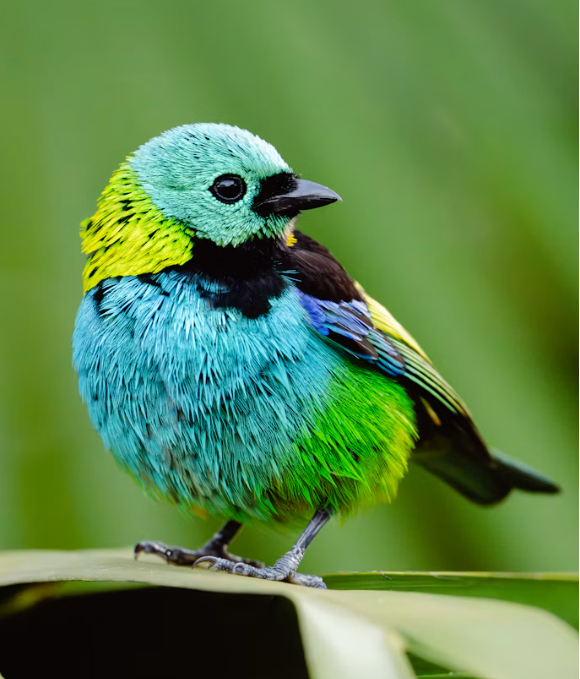
#> input picture Lab02/sample.png, 580 x 679 px
$ jupyter execute Lab02.ipynb
#> lines starting #> are read from the running program, lines starting #| are printed output that depends on the picture
[cell 1]
import os
import cv2 as cv
import numpy as np
import matplotlib.pyplot as plt

# Step 2: Load Image with error handling
IMAGE_PATH = 'sample.png'
if not os.path.exists(IMAGE_PATH):
    raise FileNotFoundError(f"[ERROR] Input image '{IMAGE_PATH}' not found in dip-lab-02 directory.")

img_bgr = cv.imread(IMAGE_PATH)
#> img_bgr is the input picture: shape (679, 580, 3); mean B, G, R 74.1, 133, 90.7
if img_bgr is None:
    raise FileNotFoundError(f"[ERROR] cv.imread failed to load '{IMAGE_PATH}'. Verify file format.")

# Step 3: Inspect Properties & Dynamic Range
height, width, channels = img_bgr.shape
#> height = 679; width = 580; channels = 3
dtype = img_bgr.dtype

print("=== [STEP 2 & 3: IMAGE INSPECTION] ===")
print(f"Dimensions: Height = {height} px, Width = {width} px, Channels = {channels}")
#| Dimensions: Height = 679 px, Width = 580 px, Channels = 3
print(f"Shape Tuple: {img_bgr.shape}")
#| Shape Tuple: (679, 580, 3)
print(f"Data Type: {dtype}")
#| Data Type: uint8

center_y, center_x = height // 2, width // 2
#> center_y = 339; center_x = 290
top_left_pixel = img_bgr[0, 0]
#> top_left_pixel = [61, 141, 96]
center_pixel = img_bgr[center_y, center_x]
#> center_pixel = [223, 197, 86]

print(f"Top-Left Pixel [0, 0] (BGR): {top_left_pixel}")
#| Top-Left Pixel [0, 0] (BGR): [ 61 141  96]
print(f"Center Pixel [{center_y}, {center_x}] (BGR): {center_pixel}")
#| Center Pixel [339, 290] (BGR): [223 197  86]
print(f"Global Minimum Intensity: {np.min(img_bgr)}")
#| Global Minimum Intensity: 0
print(f"Global Maximum Intensity: {np.max(img_bgr)}")
#| Global Maximum Intensity: 255

ch_names = ["Blue Channel", "Green Channel", "Red Channel"]
for idx, name in enumerate(ch_names):
    c_min = np.min(img_bgr[:, :, idx])
    c_max = np.max(img_bgr[:, :, idx])
    print(f"{name} (Index {idx}): Min = {c_min}, Max = {c_max}")
#> this loop made 3 passes
#| Blue Channel (Index 0): Min = 0, Max = 255
#| Green Channel (Index 1): Min = 0, Max = 255
#| Red Channel (Index 2): Min = 0, Max = 255

# Step 4: Color Conversions & Channel Decomposition
print("\n=== [STEP 4: COLOR CONVERSIONS & CHANNEL DECOMPOSITION] ===")
img_rgb = cv.cvtColor(img_bgr, cv.COLOR_BGR2RGB)
img_gray = cv.cvtColor(img_bgr, cv.COLOR_BGR2GRAY)
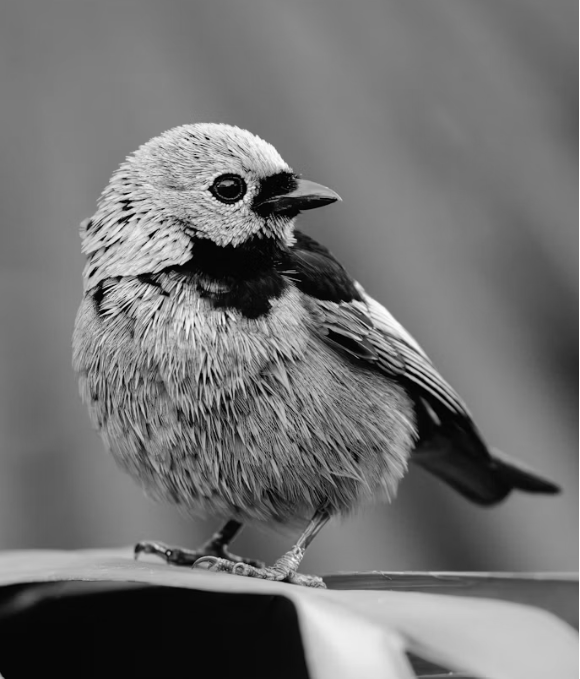
#> img_gray: shape (679, 580); min 1, max 255, mean 113.6
b_channel, g_channel, r_channel = cv.split(img_bgr)
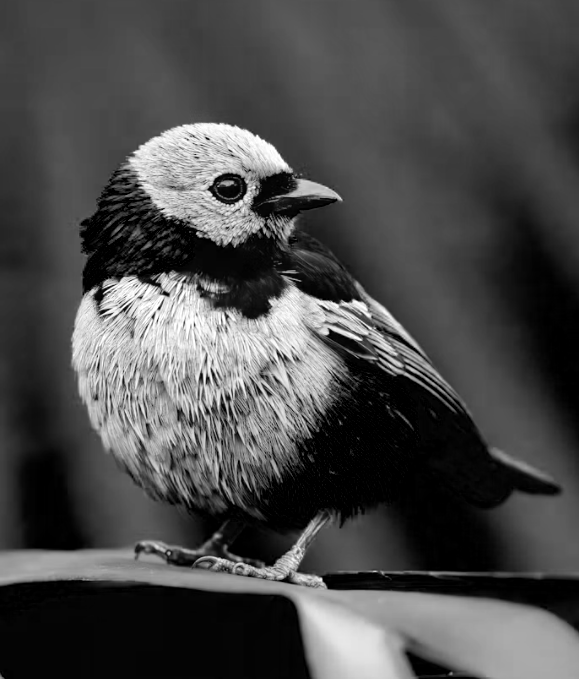
#> b_channel: shape (679, 580); min 0, max 255, mean 74.1
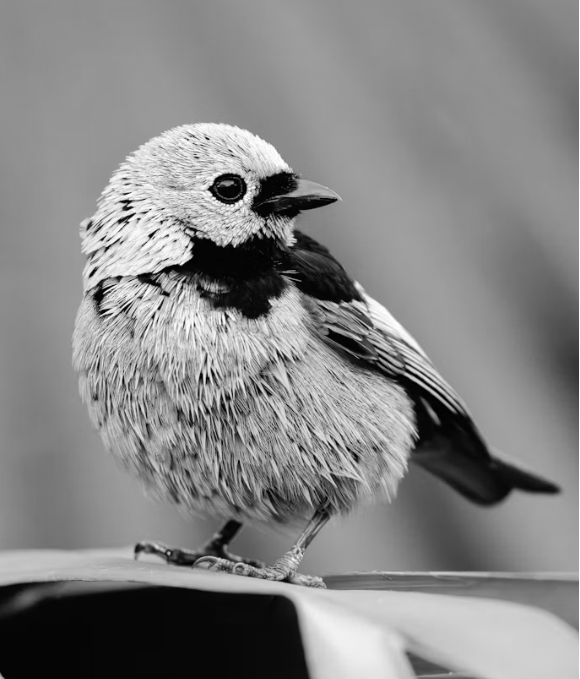
#> g_channel: shape (679, 580); min 0, max 255, mean 133
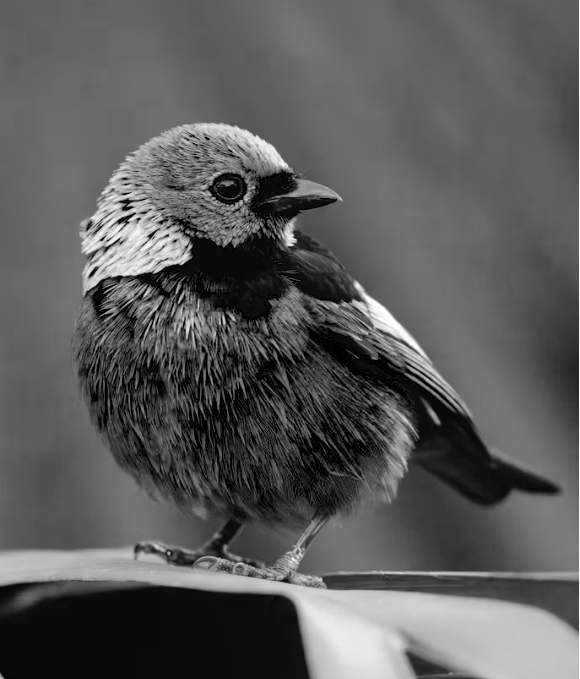
#> r_channel: shape (679, 580); min 0, max 255, mean 90.7

center_rgb = img_rgb[center_y, center_x]
#> center_rgb = [86, 197, 223]
hex_color = f"#{center_rgb[0]:02X}{center_rgb[1]:02X}{center_rgb[2]:02X}"
#> hex_color = '#56C5DF'
print(f"Center Pixel RGB: {center_rgb}")
#| Center Pixel RGB: [ 86 197 223]
print(f"Center Pixel HEX Code: {hex_color}")
#| Center Pixel HEX Code: #56C5DF

fig, axes = plt.subplots(2, 3, figsize=(12, 8))
axes[0, 0].imshow(img_rgb); axes[0, 0].set_title("RGB (Correct Display)"); axes[0, 0].axis("off")
axes[0, 1].imshow(r_channel, cmap="gray"); axes[0, 1].set_title("Red Channel (Grayscale)"); axes[0, 1].axis("off")
axes[0, 2].imshow(g_channel, cmap="gray"); axes[0, 2].set_title("Green Channel (Grayscale)"); axes[0, 2].axis("off")
axes[1, 0].imshow(img_bgr); axes[1, 0].set_title("Unconverted BGR (Distorted)"); axes[1, 0].axis("off")
axes[1, 1].imshow(b_channel, cmap="gray"); axes[1, 1].set_title("Blue Channel (Grayscale)"); axes[1, 1].axis("off")
axes[1, 2].imshow(img_gray, cmap="gray"); axes[1, 2].set_title("Grayscale Image"); axes[1, 2].axis("off")
plt.suptitle("Step 4: Color Conversions & Channel Decomposition", fontsize=14, fontweight="bold")
plt.tight_layout()
plt.savefig("channels_comparison.png", dpi=300)
#> figure, not shown here; B, G, R data is drawn as R, G, B
plt.show()

# Step 5: Crop, Resize, and Save
print("\n=== [STEP 5: CROP, RESIZE & PERSISTENCE] ===")
crop_size = 100
y_start = max(0, center_y - crop_size // 2)
#> y_start = 289
y_end = y_start + crop_size
#> y_end = 389
x_start = max(0, center_x - crop_size // 2)
#> x_start = 240
x_end = x_start + crop_size
#> x_end = 340

crop_rgb = img_rgb[y_start:y_end, x_start:x_end]
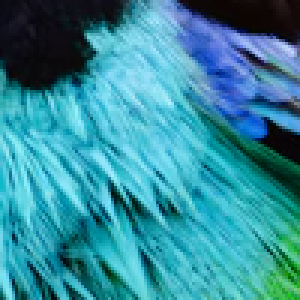
#> crop_rgb: shape (100, 100, 3) (shown 3 times larger); mean R, G, B 52.7, 141.1, 158.7
print(f"Crop Coordinates: Y[{y_start}:{y_end}], X[{x_start}:{x_end}]")
#| Crop Coordinates: Y[289:389], X[240:340]
print(f"Crop ROI Shape: {crop_rgb.shape}")
#| Crop ROI Shape: (100, 100, 3)

resized_crop_rgb = cv.resize(crop_rgb, (200, 200), interpolation=cv.INTER_LINEAR)
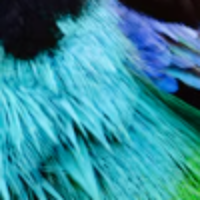
#> resized_crop_rgb: shape (200, 200, 3); mean R, G, B 52.6, 141.1, 158.6
print(f"Resized Crop Shape: {resized_crop_rgb.shape}")
#| Resized Crop Shape: (200, 200, 3)

fig, axes = plt.subplots(1, 3, figsize=(12, 4))
axes[0].imshow(img_rgb); axes[0].set_title(f"Original Image ({width}x{height})"); axes[0].axis("off")
axes[1].imshow(crop_rgb); axes[1].set_title("Cropped ROI (100x100)"); axes[1].axis("off")
axes[2].imshow(resized_crop_rgb); axes[2].set_title("Resized Crop (200x200)"); axes[2].axis("off")
plt.suptitle("Step 5: Spatial Cropping and Bilinear Resizing", fontsize=13, fontweight="bold")
plt.tight_layout()
plt.savefig("crop_and_resize.png", dpi=300)
plt.show()

resized_crop_bgr = cv.cvtColor(resized_crop_rgb, cv.COLOR_RGB2BGR)
save_status = cv.imwrite("resized_crop.png", resized_crop_bgr)
print(f"cv.imwrite('resized_crop.png') Success: {save_status}")
#| cv.imwrite('resized_crop.png') Success: True

# Step 6: Grayscale Histogram & Analysis
print("\n=== [STEP 6: GRAYSCALE HISTOGRAM] ===")
plt.figure(figsize=(8, 4.5))
plt.hist(img_gray.ravel(), bins=256, range=[0, 256], color="#2B6CB0", alpha=0.85, edgecolor="none")
plt.title("Step 6: Grayscale Intensity Histogram (256 Bins)", fontsize=12, fontweight="bold")
plt.xlabel("Pixel Intensity Value [0 = Black, 255 = White]")
plt.ylabel("Frequency (Pixel Count)")
plt.xlim([0, 256])
plt.grid(True, linestyle="--", alpha=0.5)
plt.tight_layout()
plt.savefig("grayscale_histogram.png", dpi=300)
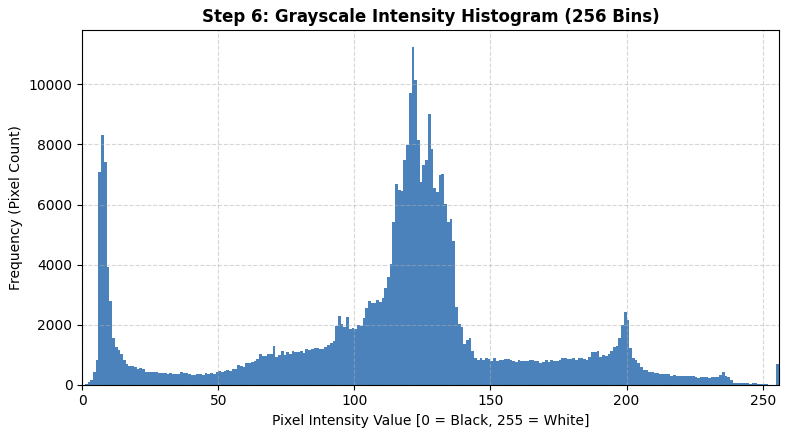
#> figure drawn by matplotlib, 1 panel; tallest bar 11240 high, from x = 121 to 122
plt.show()

mean_val = np.mean(img_gray)
#> mean_val = 113.6
std_val = np.std(img_gray)
#> std_val = 50.9
print(f"Grayscale Mean Intensity: {mean_val:.2f}")
#| Grayscale Mean Intensity: 113.64
print(f"Grayscale Standard Deviation: {std_val:.2f}")
#| Grayscale Standard Deviation: 50.90

# Step 7: Bit Depth Quantization
print("\n=== [STEP 7: BIT DEPTH DEMONSTRATION] ===")
gradient_row = np.linspace(0, 255, 512, dtype=np.uint8)
grad_8bit = np.tile(gradient_row, (120, 1))

grad_1bit = (grad_8bit // 128) * 255
grad_2bit = (grad_8bit // 64) * 85
grad_4bit = (grad_8bit // 16) * 17

u_8bit = len(np.unique(grad_8bit))
u_4bit = len(np.unique(grad_4bit))
u_2bit = len(np.unique(grad_2bit))
u_1bit = len(np.unique(grad_1bit))

print(f"8-bit Unique Levels: {u_8bit} (Expected: 256)")
print(f"4-bit Unique Levels: {u_4bit} (Expected: 16)")
print(f"2-bit Unique Levels: {u_2bit} (Expected: 4)")
print(f"1-bit Unique Levels: {u_1bit} (Expected: 2)")

fig, axes = plt.subplots(4, 1, figsize=(10, 7))
axes[0].imshow(grad_8bit, cmap="gray"); axes[0].set_title(f"8-bit Gradient ({u_8bit} unique levels)"); axes[0].axis("off")
axes[1].imshow(grad_4bit, cmap="gray"); axes[1].set_title(f"4-bit Quantized Gradient ({u_4bit} unique levels)"); axes[1].axis("off")
axes[2].imshow(grad_2bit, cmap="gray"); axes[2].set_title(f"2-bit Quantized Gradient ({u_2bit} unique levels)"); axes[2].axis("off")
axes[3].imshow(grad_1bit, cmap="gray"); axes[3].set_title(f"1-bit Quantized Gradient ({u_1bit} unique levels)"); axes[3].axis("off")
plt.suptitle("Step 7: Amplitude Quantization Across Varying Bit Depths", fontsize=13, fontweight="bold")
plt.tight_layout()
plt.savefig("bit_depth_comparison.png", dpi=300)
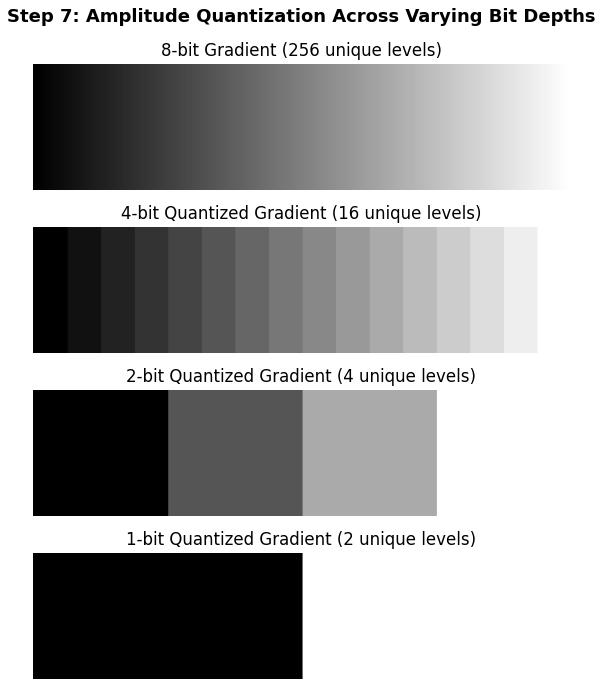
#> figure drawn by matplotlib, 4 panels
plt.show()

print("\n" + "=" * 65)
print("  ALL LAB 02 TASKS COMPLETED SUCCESSFULLY!  ")
print("=" * 65)

$ run again, with Lab02/crop_and_resize.png copied over Lab02/sample.png
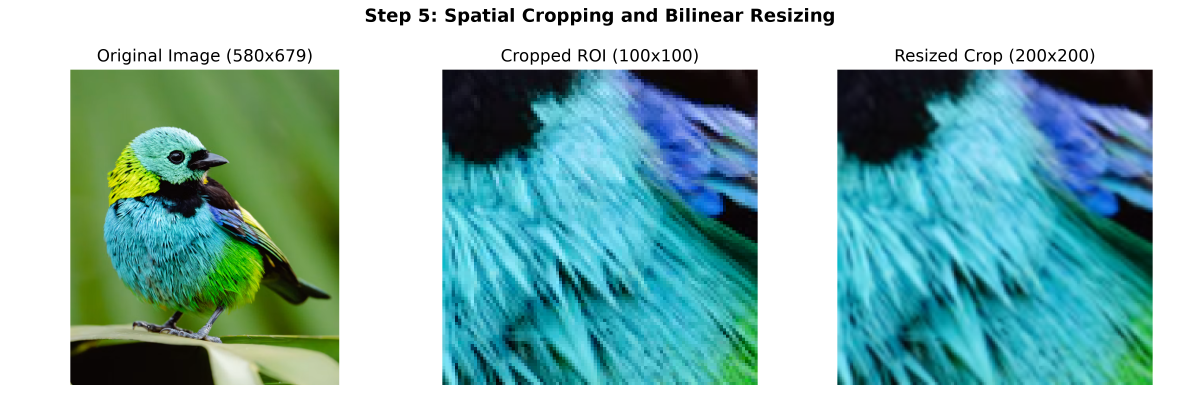
#> input picture Lab02/crop_and_resize.png, 3600 x 1200 px (shown at 1/3 size)
#> img_bgr is the input picture: shape (1200, 3600, 3); mean B, G, R 180.4, 183.6, 139.4
#| Dimensions: Height = 1200 px, Width = 3600 px, Channels = 3
#| Shape Tuple: (1200, 3600, 3)
#| Data Type: uint8
#> top_left_pixel = [255, 255, 255]
#> center_pixel = [216, 195, 86]
#| Top-Left Pixel [0, 0] (BGR): [255 255 255]
#| Center Pixel [600, 1800] (BGR): [216 195  86]
#| Global Minimum Intensity: 0
#| Global Maximum Intensity: 255
#> the loop `for idx, name in enumerate(ch_names):` made 3 passes
#| Blue Channel (Index 0): Min = 0, Max = 255
#| Green Channel (Index 1): Min = 0, Max = 255
#| Red Channel (Index 2): Min = 0, Max = 255
#> `b_channel, g_channel, r_channel = cv.split(img_bgr)`:
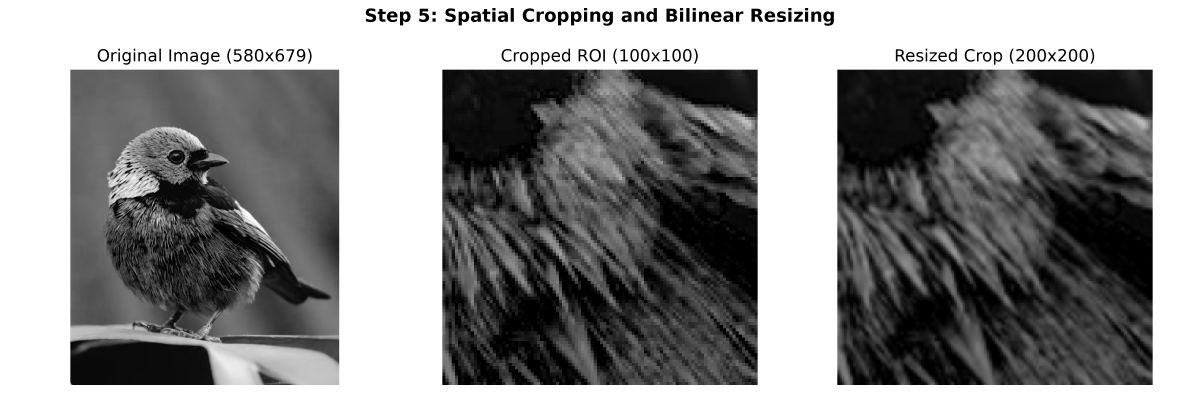
#> r_channel: shape (1200, 3600) (shown at 1/3 size); min 0, max 255, mean 139.4
#> center_rgb = [86, 195, 216]
#> hex_color = '#56C3D8'
#| Center Pixel RGB: [ 86 195 216]
#| Center Pixel HEX Code: #56C3D8
#| Crop Coordinates: Y[550:650], X[1750:1850]
#| Crop ROI Shape: (100, 100, 3)
#| Resized Crop Shape: (200, 200, 3)
#| cv.imwrite('resized_crop.png') Success: True
#> `plt.savefig("grayscale_histogram.png", dpi=300)`:
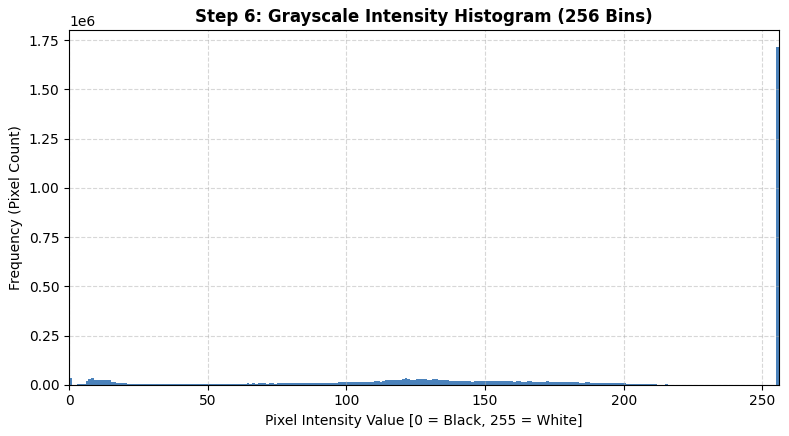
#> figure drawn by matplotlib, 1 panel; tallest bar 1714582 high, from x = 255 to 256
#> mean_val = 170
#> std_val = 81.38
#| Grayscale Mean Intensity: 170.01
#| Grayscale Standard Deviation: 81.38

$ run again, with Lab02/resized_crop.png copied over Lab02/sample.png
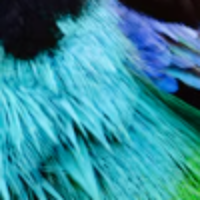
#> input picture Lab02/resized_crop.png, 200 x 200 px
#> img_bgr is the input picture: shape (200, 200, 3); mean B, G, R 158.6, 141.1, 52.6
#| Dimensions: Height = 200 px, Width = 200 px, Channels = 3
#| Shape Tuple: (200, 200, 3)
#| Data Type: uint8
#> top_left_pixel = [16, 11, 9]
#> center_pixel = [222, 197, 85]
#| Top-Left Pixel [0, 0] (BGR): [16 11  9]
#| Center Pixel [100, 100] (BGR): [222 197  85]
#| Global Minimum Intensity: 0
#| Global Maximum Intensity: 253
#> the loop `for idx, name in enumerate(ch_names):` made 3 passes
#> (c_min, c_max) on passes 1 to 3: (0, 253), (1, 235), (0, 187)
#> (printed output is left out)
#> `b_channel, g_channel, r_channel = cv.split(img_bgr)`:
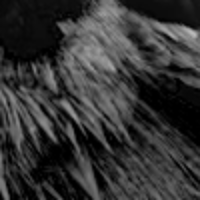
#> r_channel: shape (200, 200); min 0, max 187, mean 52.6
#> center_rgb = [85, 197, 222]
#> hex_color = '#55C5DE'
#| Center Pixel RGB: [ 85 197 222]
#| Center Pixel HEX Code: #55C5DE
#| Crop Coordinates: Y[50:150], X[50:150]
#| Crop ROI Shape: (100, 100, 3)
#| Resized Crop Shape: (200, 200, 3)
#| cv.imwrite('resized_crop.png') Success: True
#> `plt.savefig("grayscale_histogram.png", dpi=300)`:
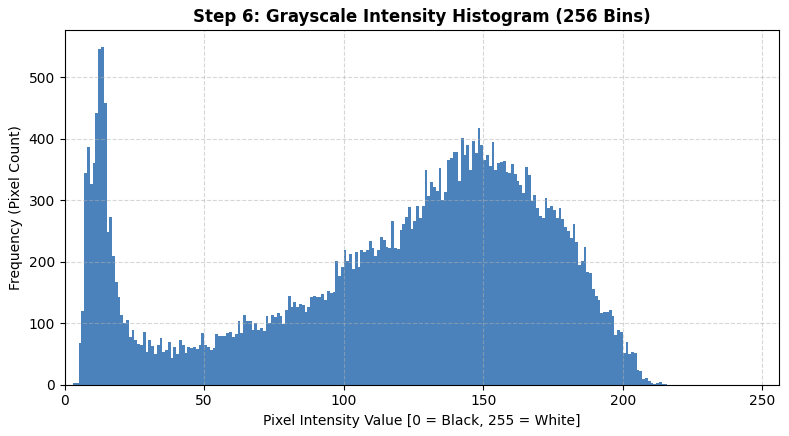
#> figure drawn by matplotlib, 1 panel; tallest bar 549 high, from x = 13 to 14
#> mean_val = 116.6
#> std_val = 54.94
#| Grayscale Mean Intensity: 116.62
#| Grayscale Standard Deviation: 54.94
